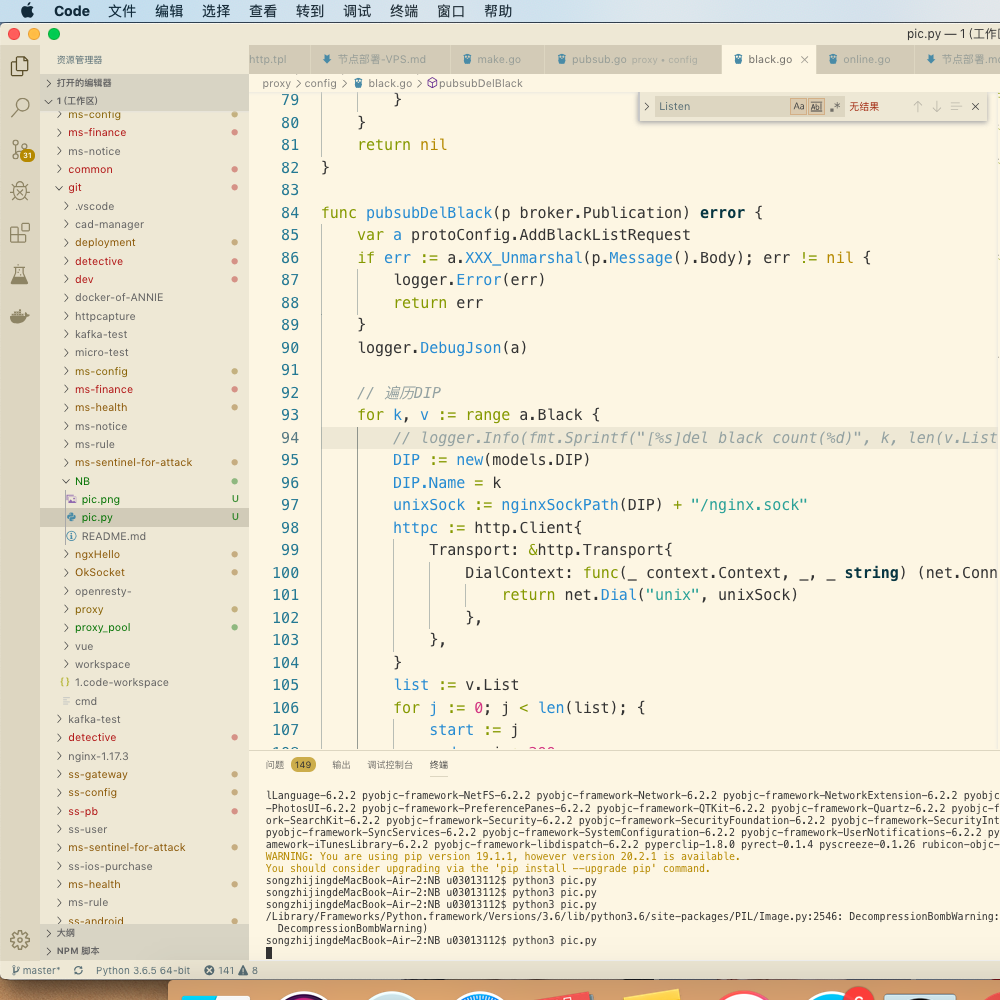

The Python source for this figure:
#coding=utf-8
from PIL import ImageGrab,Image
import pyautogui
import base64
from io import BytesIO

class Pic:
    def capture(self,filename):
        # self.captureByPIL(filename)
        self.captureByAutogui(filename)
    def captureByPIL(self,filename):
        im = ImageGrab.grab()
        im.save(filename)
    def captureByAutogui(self,filename):
        im1 = pyautogui.screenshot()
        im1.save(filename)
    def pil2base64(self,image):
        imgBytesIO = BytesIO()
        image.save(imgBytesIO, format='JPEG')
        byte_data = imgBytesIO.getvalue()
        base64_str = base64.b64encode(byte_data)
        return base64_str

if __name__=='__main__':
    # p = Pic()
    # p.capture("pic.png")
    im = pyautogui.screenshot()
    region = im.crop((50,0,1000,22))
    region = region.convert('RGB')
    print(region)
    pic = Pic()
    print(pic.pil2base64(region))
